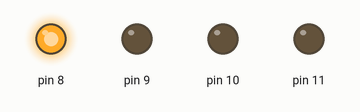
The sketch below on a simulated Arduino Uno, built with avr-gcc and run on an emulated ATmega328P. On the bench: output pins drawn as LEDs (lit = HIGH).

Above: at 0.1 s.
At 0.7 s:
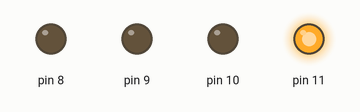
At 1.7 s:
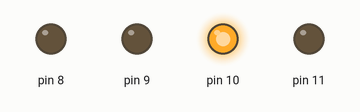
At 2.7 s:
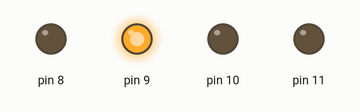
Timing chart, 0 to 3.0 s (numbered marks = the images above):
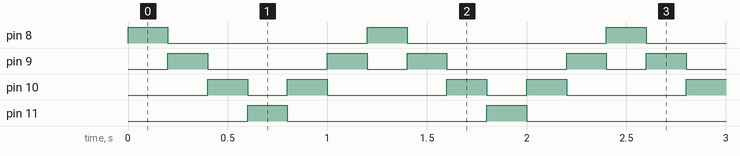

The sketch:

lab13c.ino
```cpp
// Lab 13c: Carrera de 4 LEDs "ida y vuelta" con ASM inline ('out')
// Conexión: LEDs en pines 8, 9, 10 y 11 (PB0 a PB3)

void setup() {
  // Configuramos PB0 a PB3 (pines 8 al 11) como salidas
  DDRB |= 0b00001111;
}

void loop() {
  // 1. IDA: LED 1 a LED 4 (bits 0 -> 1 -> 2 -> 3)
  for (uint8_t i = 0; i < 4; i++) {
    uint8_t valor = (1 << i);
    asm volatile ("out %0, %1" : : "I" (0x05), "r" (valor));
    delay(200);
  }

  // 2. VUELTA: Regresa sin repetir los extremos (bits 2 -> 1)
  for (int8_t i = 2; i > 0; i--) {
    uint8_t valor = (1 << i);
    asm volatile ("out %0, %1" : : "I" (0x05), "r" (valor));
    delay(200);
  }
}
```

Measured:
- by itself, pin 8, pin 11: alternates HIGH for 0.20 s and LOW for 1.0 s
- by itself, pin 9: repeats every 1.2 s: LOW 0.60 s, HIGH 0.20 s, LOW 0.20 s, HIGH 0.20 s
- by itself, pin 10: repeats every 1.2 s: LOW 0.20 s, HIGH 0.20 s, LOW 0.60 s, HIGH 0.20 s
